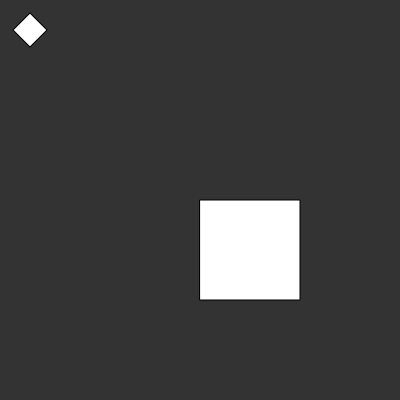
Frame 1 (no input)
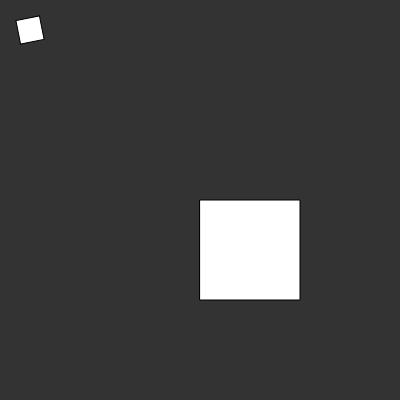
Frame 60 (no input)
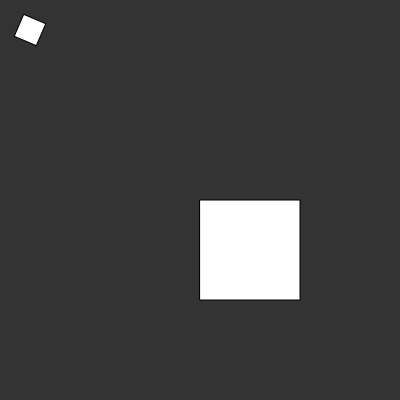
Frame 120 (the mouse pressed at the canvas centre since frame 60)

The p5.js sketch that drew these frames (run headless with seeded random() and noise() and a simulated clock; from frame 60 on, the mouse is pressed at the canvas centre):

// p5.js sketch
// ── sketch.js
var square



function setup() {
  createCanvas(400,400)
  square = new Square([30,30], 24, PI/4)
}

function draw() {
  background(51);
  square.draw()
  rect(height/2, width/2, 100, 100);
  square.angle += 0.01
}

function Square(center, edge_length, angle) {
  this.center = center
  this.edge_length = edge_length
  this.angle = angle

  this.draw = function() {
    push()
    translate(this.center[0], this.center[1])
    rotate(this.angle)
    rect(-this.edge_length/2, -this.edge_length/2, this.edge_length, this.edge_length)
    pop()
  }
}
